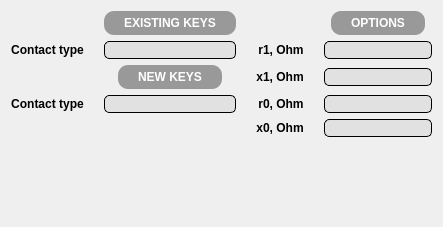
            <widget class="QWidget" name="updateResistPage">
             <layout class="QGridLayout" name="gridLayout_8">
              <property name="bottomMargin">
               <number>90</number>
              </property>
              <property name="horizontalSpacing">
               <number>20</number>
              </property>
              <item row="0" column="1" alignment="Qt::AlignHCenter|Qt::AlignVCenter">
               <widget class="QLabel" name="updateResistTitle">
                <property name="font">
                 <font>
                  <pointsize>9</pointsize>
                  <weight>75</weight>
                  <bold>true</bold>
                 </font>
                </property>
                <property name="styleSheet">
                 <string notr="true">background-color: rgba(153, 153, 153);
color: rgb(255, 255, 255);
padding-right: 20px;
padding-left: 20px;
padding-top: 5px;
padding-bottom: 5px;
border-radius: 10px;
</string>
                </property>
                <property name="text">
                 <string>EXISTING KEYS</string>
                </property>
                <property name="alignment">
                 <set>Qt::AlignCenter</set>
                </property>
               </widget>
              </item>
              <item row="0" column="3" alignment="Qt::AlignHCenter|Qt::AlignVCenter">
               <widget class="QLabel" name="updateResistTitle3">
                <property name="font">
                 <font>
                  <pointsize>9</pointsize>
                  <weight>75</weight>
                  <bold>true</bold>
                 </font>
                </property>
                <property name="styleSheet">
                 <string notr="true">background-color: rgba(153, 153, 153);
color: rgb(255, 255, 255);
padding-right: 20px;
padding-left: 20px;
padding-top: 5px;
padding-bottom: 5px;
border-radius: 10px;
</string>
                </property>
                <property name="text">
                 <string>OPTIONS</string>
                </property>
                <property name="alignment">
                 <set>Qt::AlignCenter</set>
                </property>
               </widget>
              </item>
              <item row="1" column="0" alignment="Qt::AlignRight">
               <widget class="QLabel" name="updateResistLabel">
                <property name="font">
                 <font>
                  <pointsize>9</pointsize>
                  <weight>75</weight>
                  <bold>true</bold>
                 </font>
                </property>
                <property name="text">
                 <string>Contact type</string>
                </property>
                <property name="alignment">
                 <set>Qt::AlignCenter</set>
                </property>
               </widget>
              </item>
              <item row="1" column="1">
               <widget class="QLineEdit" name="updateResistEdit">
                <property name="font">
                 <font>
                  <pointsize>9</pointsize>
                 </font>
                </property>
                <property name="styleSheet">
                 <string notr="true">background-color: rgba(225, 225, 225);
border-radius: 5px;
border: 1px solid black</string>
                </property>
                <property name="alignment">
                 <set>Qt::AlignCenter</set>
                </property>
               </widget>
              </item>
              <item row="1" column="2" alignment="Qt::AlignRight">
               <widget class="QLabel" name="updateResistLabel3">
                <property name="font">
                 <font>
                  <pointsize>9</pointsize>
                  <weight>75</weight>
                  <bold>true</bold>
                 </font>
                </property>
                <property name="text">
                 <string>r1, Ohm</string>
                </property>
                <property name="alignment">
                 <set>Qt::AlignCenter</set>
                </property>
               </widget>
              </item>
              <item row="1" column="3">
               <widget class="QLineEdit" name="updateResistEdit3">
                <property name="font">
                 <font>
                  <pointsize>9</pointsize>
                 </font>
                </property>
                <property name="styleSheet">
                 <string notr="true">background-color: rgba(225, 225, 225);
border-radius: 5px;
border: 1px solid black</string>
                </property>
                <property name="alignment">
                 <set>Qt::AlignCenter</set>
                </property>
               </widget>
              </item>
              <item row="2" column="1" alignment="Qt::AlignHCenter|Qt::AlignVCenter">
               <widget class="QLabel" name="updateResistTitle2">
                <property name="font">
                 <font>
                  <pointsize>9</pointsize>
                  <weight>75</weight>
                  <bold>true</bold>
                 </font>
                </property>
                <property name="styleSheet">
                 <string notr="true">background-color: rgba(153, 153, 153);
color: rgb(255, 255, 255);
padding-right: 20px;
padding-left: 20px;
padding-top: 5px;
padding-bottom: 5px;
border-radius: 10px;
</string>
                </property>
                <property name="text">
                 <string>NEW KEYS</string>
                </property>
                <property name="alignment">
                 <set>Qt::AlignCenter</set>
                </property>
               </widget>
              </item>
              <item row="2" column="2" alignment="Qt::AlignRight">
               <widget class="QLabel" name="updateResistLabel4">
                <property name="font">
                 <font>
                  <pointsize>9</pointsize>
                  <weight>75</weight>
                  <bold>true</bold>
                 </font>
                </property>
                <property name="text">
                 <string>x1, Ohm</string>
                </property>
                <property name="alignment">
                 <set>Qt::AlignCenter</set>
                </property>
               </widget>
              </item>
              <item row="2" column="3">
               <widget class="QLineEdit" name="updateResistEdit4">
                <property name="font">
                 <font>
                  <pointsize>9</pointsize>
                 </font>
                </property>
                <property name="styleSheet">
                 <string notr="true">background-color: rgba(225, 225, 225);
border-radius: 5px;
border: 1px solid black</string>
                </property>
                <property name="alignment">
                 <set>Qt::AlignCenter</set>
                </property>
               </widget>
              </item>
              <item row="3" column="0" alignment="Qt::AlignRight">
               <widget class="QLabel" name="updateResistLabel2">
                <property name="font">
                 <font>
                  <pointsize>9</pointsize>
                  <weight>75</weight>
                  <bold>true</bold>
                 </font>
                </property>
                <property name="text">
                 <string>Contact type</string>
                </property>
                <property name="alignment">
                 <set>Qt::AlignCenter</set>
                </property>
               </widget>
              </item>
              <item row="3" column="1">
               <widget class="QLineEdit" name="updateResistEdit2">
                <property name="font">
                 <font>
                  <pointsize>9</pointsize>
                 </font>
                </property>
                <property name="styleSheet">
                 <string notr="true">background-color: rgba(225, 225, 225);
border-radius: 5px;
border: 1px solid black</string>
                </property>
                <property name="alignment">
                 <set>Qt::AlignCenter</set>
                </property>
               </widget>
              </item>
              <item row="3" column="2" alignment="Qt::AlignRight">
               <widget class="QLabel" name="updateResistLabel5">
                <property name="font">
                 <font>
                  <pointsize>9</pointsize>
                  <weight>75</weight>
                  <bold>true</bold>
                 </font>
                </property>
                <property name="text">
                 <string>r0, Ohm</string>
                </property>
                <property name="alignment">
                 <set>Qt::AlignCenter</set>
                </property>
               </widget>
              </item>
              <item row="3" column="3">
               <widget class="QLineEdit" name="updateResistEdit5">
                <property name="font">
                 <font>
                  <pointsize>9</pointsize>
                 </font>
                </property>
                <property name="styleSheet">
                 <string notr="true">background-color: rgba(225, 225, 225);
border-radius: 5px;
border: 1px solid black</string>
                </property>
                <property name="alignment">
                 <set>Qt::AlignCenter</set>
                </property>
               </widget>
              </item>
              <item row="4" column="2" alignment="Qt::AlignRight">
               <widget class="QLabel" name="updateResistLabel6">
                <property name="font">
                 <font>
                  <pointsize>9</pointsize>
                  <weight>75</weight>
                  <bold>true</bold>
                 </font>
                </property>
                <property name="text">
                 <string>x0, Ohm</string>
                </property>
                <property name="alignment">
                 <set>Qt::AlignCenter</set>
                </property>
               </widget>
              </item>
              <item row="4" column="3">
               <widget class="QLineEdit" name="updateResistEdit6">
                <property name="font">
                 <font>
                  <pointsize>9</pointsize>
                 </font>
                </property>
                <property name="styleSheet">
                 <string notr="true">background-color: rgba(225, 225, 225);
border-radius: 5px;
border: 1px solid black</string>
                </property>
                <property name="alignment">
                 <set>Qt::AlignCenter</set>
                </property>
               </widget>
              </item>
             </layout>
            </widget>
